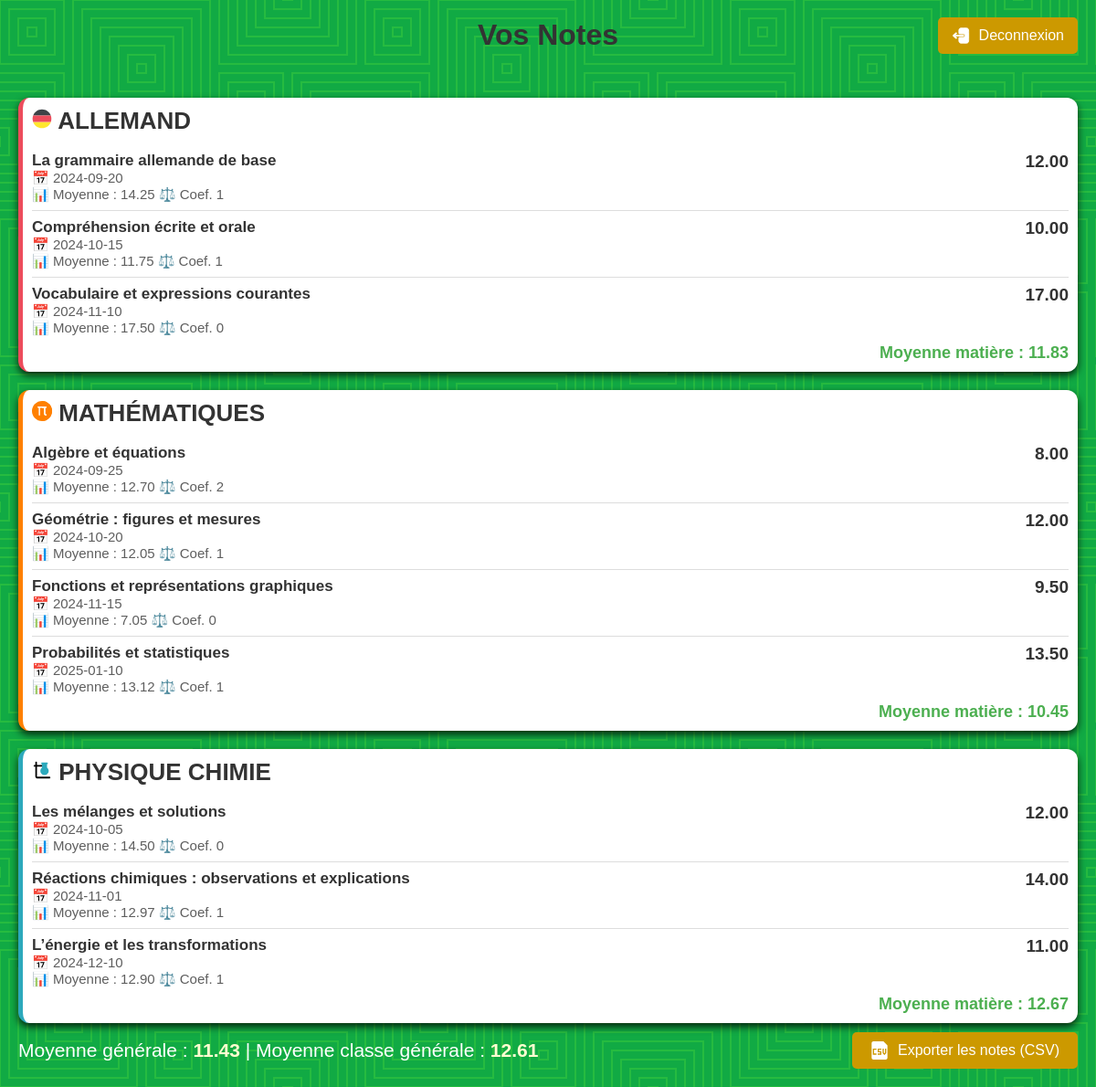
/eleve (signed in), run on the app's committed database.
### tables this page shows
CREATE TABLE note (
    nom_note TEXT,
    date_note DATE,
    id_utilisateur VARCHAR(100),
    nom_matiere VARCHAR(100),
    valeur_note FLOAT,
    coefficient FLOAT,
    PRIMARY KEY(nom_note, date_note, id_utilisateur, nom_matiere),
    FOREIGN KEY(nom_matiere) REFERENCES matiere(nom_matiere),
    FOREIGN KEY(id_utilisateur) REFERENCES utilisateur(id_utilisateur),
    CHECK(valeur_note >= 0 AND valeur_note <= 20)
);

### Projet/control.py (the view)
@app.route('/eleve')
def eleve():
    if 'id_utilisateur' not in session:
        return render_template('index.html', erreur="Veuillez vous connecter")
    id_utilisateur = session['id_utilisateur']
    nom_utilisateur = session['nom_utilisateur']
    prenom_utilisateur = session['prenom_utilisateur']
    role_utilisateur = session['role_utilisateur']
    if role_utilisateur != 'eleve':
        return render_template("access-denied.html")
    notes_brutes = get_grade(id_utilisateur)
    moyenne_generale = general_average(id_utilisateur) or 0
    moyenne_classe_generale = class_general_average(id_utilisateur) or 0
    moyenne_notes = subject_averages(id_utilisateur)
    matieres_data = {}
    for note in notes_brutes:
        nom_matiere, nom_note, date_note, valeur_note, coefficient, moyenne_classe = note
        if nom_matiere not in matieres_data:
            matieres_data[nom_matiere] = {
                'notes': [],
                'moyenne': moyenne_notes.get(nom_matiere, 0)
            }
        note_data = {
            'nom': nom_note,
            'date': date_note,
            'valeur': float(valeur_note),
            'coefficient': int(coefficient),
            'moyenne_classe': round(moyenne_classe if moyenne_classe is not None else 0, 2)
        }
        matieres_data[nom_matiere]['notes'].append(note_data)
    return render_template("eleve.html",
                           id_utilisateur=id_utilisateur,
                           nom_utilisateur=nom_utilisateur,
                           prenom_utilisateur=prenom_utilisateur,
                           role_utilisateur=role_utilisateur,
                           matieres=matieres_data,
                           moyenne_generale=round(moyenne_generale, 2),
                           moyenne_classe_generale=round(moyenne_classe_generale, 2))

### Projet/modele/connect.py (called while the page is built)
def ouvrir_connexion():
	cnx = None
	try:
		cnx = sqlite3.connect('projet/db/base.db')
	except BaseException as e:
		print(e)
	return cnx

### Projet/modele/model.py (called while the page is built)
def general_average(user: str):
    connexion = ouvrir_connexion()
    cursor = connexion.cursor()
    try:
        query = """
            SELECT COALESCE(SUM(valeur_note * coefficient) / NULLIF(SUM(coefficient), 0), 0)
            FROM note
            WHERE id_utilisateur = ? AND valeur_note <> 0
        """
        cursor.execute(query, (user,))
        result = cursor.fetchone()
        return result[0] if result and result[0] is not None else 0
    except Exception as e:
        print(f"Erreur lors du calcul de la moyenne générale : {e}")
        return 0
    finally:
        connexion.close()

def class_general_average(user: str):
    connexion = ouvrir_connexion()
    cursor = connexion.cursor()
    try:
        query = """
            SELECT COALESCE(SUM(n.valeur_note * n.coefficient) / NULLIF(SUM(n.coefficient), 0), 0)
            FROM note n
            WHERE n.id_utilisateur IN (
                SELECT id_utilisateur
                FROM eleve
                WHERE nom_classe = (SELECT nom_classe FROM eleve WHERE id_utilisateur = ?)
            )
            AND n.valeur_note <> 0
        """
        cursor.execute(query, (user,))
        result = cursor.fetchone()
        return result[0] if result and result[0] is not None else 0
    finally:
        connexion.close()

def subject_averages(user: str):
    connexion = ouvrir_connexion()
    cursor = connexion.cursor()
    try:
        query = """
            SELECT nom_matiere,
                   COALESCE(SUM(valeur_note * coefficient) / NULLIF(SUM(coefficient), 0), 0) AS moyenne
            FROM note
            WHERE id_utilisateur = ? AND valeur_note <> 0
            GROUP BY nom_matiere
        """
        cursor.execute(query, (user,))
        return {row[0]: row[1] for row in cursor.fetchall()}
    finally:
        connexion.close()

### Projet/templates/eleve.html (shortened to what this page needs)
<!DOCTYPE html>
<html lang="fr">
<head>
    <link rel="stylesheet" type="text/css" href="{{ url_for('static', filename='CSS/style-eleve.css') }}">
</head>
<body>
    <header>
        <h1>Vos Notes</h1>
        <form action="/deconnexion" method="POST">
            <button type="submit" id="deconnexion">
                <img src="{{ url_for('static', filename='images/logout.svg') }}" alt="image" style="width: 20px; height: 20px; margin-right: 10px;">
                Deconnexion
            </button>
        </form>
    </header>
    {% for matiere, data in matieres.items() %}
    <div class="matiere {{ matiere.lower().replace(' ', '-') }} {% if loop.last %}last-matiere{% endif %}">
        <h2>
            <img src="{{ url_for('static', filename='images/' + matiere.replace(' ', '-') + '.svg') }}" width="22px" alt="{{ matiere }}">
            {{ matiere }}
        </h2>
        <div class="notes">
            {% if data.notes %}
                {% for note in data.notes %}
                <div class="note">
                    <div>
                        <strong>{{ note.nom }}</strong>
                        <div class="details">
                            📅 {{ note.date }}
                        </div>
                        <div class="details">
                            📊 Moyenne : {{ '%.2f'|format(note.moyenne_classe) }} ⚖️ Coef. {{ note.coefficient }}
                        </div>
                    </div>
                    <div class="note-valeur">{{ '%.2f'|format(note.valeur) }}</div>
                </div>
                {% endfor %}
            {% else %}
                <div class="note">
                    <div>Pas de notes disponibles pour cette matière</div>
                </div>
            {% endif %}
        </div>
        <div class="moyenne-matiere">Moyenne matière : {{ '%.2f'|format(data.moyenne) }}</div>
    </div>
    {% endfor %}
    <div class="general-info">
        <div>
            Moyenne générale : <strong>{{ '%.2f'|format(moyenne_generale) }}</strong> |
            Moyenne classe générale : <strong>{{ '%.2f'|format(moyenne_classe_generale) }}</strong>
        </div>
        <button id="export-csv" class="btn-export">
            <img src="{{ url_for('static', filename='images/csv.svg') }}" alt="image" style="width: 20px; height: 20px; margin-right: 10px;">
            Exporter les notes (CSV)</button>
    </div>
</body>
</html>

### Projet/static/CSS/style-eleve.css (style rules this page uses)
body { font-family: Arial, sans-serif; margin: 20px; background-color: #11aa44; color: #333; }
h1 { text-align: center; flex-grow: 1; margin: 0; }
.matiere { border-radius: 12px; border-left: 5px solid #ccc; background-color: #fff; margin-bottom: 20px; padding: 10px; box-shadow: 0 4px 8px rgba(0, 0, 0, 0.8); }
.last-matiere { margin-bottom: 10px; }
.matiere h2 { text-transform: uppercase; margin: 0; color: #333; font-size: 26px; }
.notes { margin-top: 10px; }
.note { border-top: 1px solid #ddd; padding: 8px 0; display: flex; justify-content: space-between; font-size: 17px; }
.note:first-child { border-top: none; }
.note-valeur { font-weight: bold; font-size: 19px; }
.details { font-size: 15px; color: #5e5e5e; }
.moyenne-matiere { font-weight: bold; color: #4CAF50; text-align: right; font-size: 18px; }
.general-info { margin-top: 0px; font-size: 21px; display: flex; justify-content: space-between; align-items: center; color: white; }
.general-info strong { color: #FFFDD0; }
#export-csv { display: flex; align-items: center; justify-content: flex-start; padding: 10px 20px; font-size: 16px; color: #fff; background-color: #CC9900; border: none; border-radius: 5px; cursor: pointer; transition: background-color 0.3s ease; }
#deconnexion { display: flex; align-items: center; justify-content: flex-start; padding: 10px 15px; font-size: 16px; color: #fff; background-color: #CC9900; border: none; border-radius: 5px; cursor: pointer; transition: background-color 0.3s ease; }
header { display: flex; justify-content: space-between; align-items: center; padding-bottom: 50px; }
header form { position: absolute; right: 20px; }
.matiere.mathématiques { border-left-color: #ff8000; }
.matiere.physique-chimie { border-left-color: #2ca9bc; }
.matiere.allemand { border-left-color: #ed4c5c; }

### data on the page
note: nom "La grammaire allemande de base", date "2024-09-20", moyenne_classe "14.25", coefficient "1", valeur "12.00"
note: nom "Compréhension écrite et orale", date "2024-10-15", moyenne_classe "11.75", coefficient "1", valeur "10.00"
note: nom "Vocabulaire et expressions courantes", date "2024-11-10", moyenne_classe "17.50", coefficient "0", valeur "17.00"
note: nom "Algèbre et équations", date "2024-09-25", moyenne_classe "12.70", coefficient "2", valeur "8.00"
note: nom "Géométrie : figures et mesures", date "2024-10-20", moyenne_classe "12.05", coefficient "1", valeur "12.00"
note: nom "Fonctions et représentations graphiques", date "2024-11-15", moyenne_classe "7.05", coefficient "0", valeur "9.50"
note: nom "Probabilités et statistiques", date "2025-01-10", moyenne_classe "13.12", coefficient "1", valeur "13.50"
note: nom "Les mélanges et solutions", date "2024-10-05", moyenne_classe "14.50", coefficient "0", valeur "12.00"
note: nom "Réactions chimiques : observations et explications", date "2024-11-01", moyenne_classe "12.97", coefficient "1", valeur "14.00"
note: nom "L’énergie et les transformations", date "2024-12-10", moyenne_classe "12.90", coefficient "1", valeur "11.00"

### other printed values
{{ matiere }} "ALLEMAND" "MATHÉMATIQUES" "PHYSIQUE CHIMIE"
{{ '%.2f'|format(data.moyenne) }} "11.83" "10.45" "12.67"
{{ '%.2f'|format(moyenne_generale) }} "11.43"
{{ '%.2f'|format(moyenne_classe_generale) }} "12.61"
